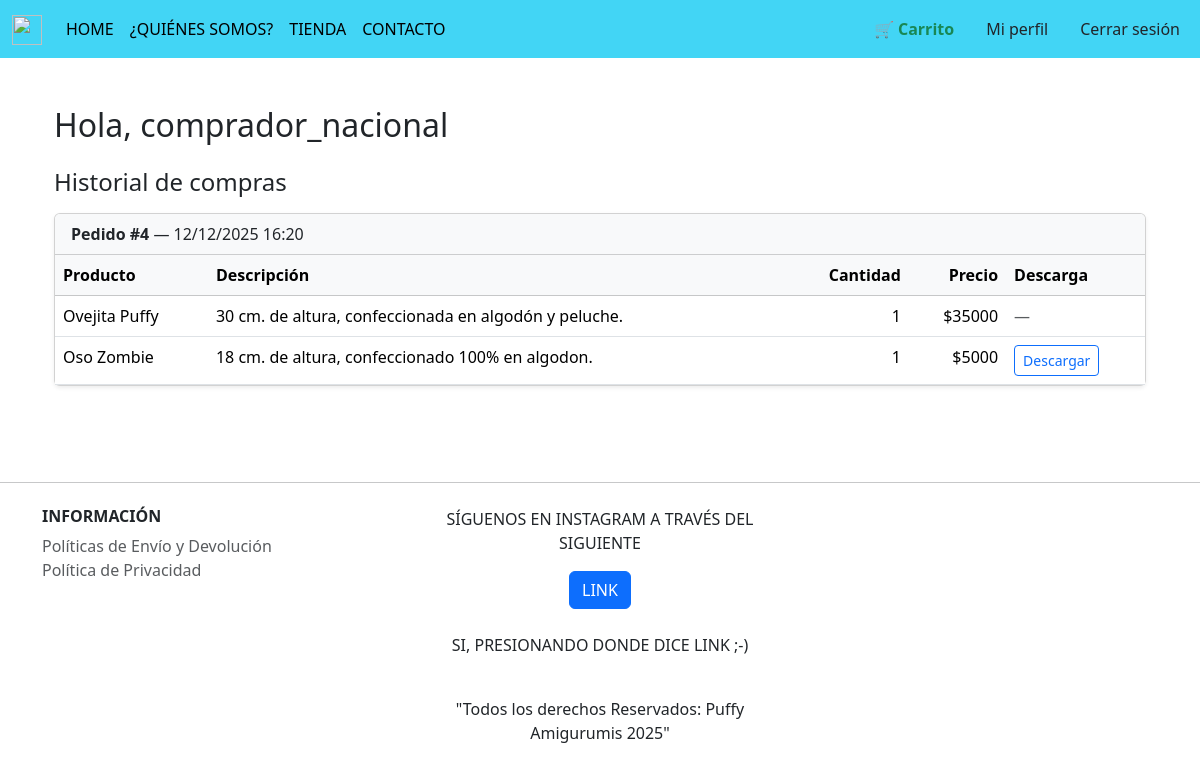
/accounts/perfil/ (signed in), run on the app's committed database.
### market/models.py (models this page shows, shortened)
class Pedido(models.Model):
    usuario = models.ForeignKey(
        User,
        on_delete=models.SET_NULL,
        null=True,
        blank=True,
        related_name='pedidos'
    )
    nombre = models.CharField(max_length=100, blank=True, null=True)
    email = models.EmailField(blank=True, null=True)
    direccion = models.CharField(max_length=255, blank=True, null=True)
    telefono = models.CharField(max_length=20, blank=True, null=True)
    fecha = models.DateTimeField(auto_now_add=True)
    estado = models.BooleanField(default=True, choices=[(True, 'Pendiente'), (False, 'Enviado')])

class DetallePedido(models.Model):
    pedido = models.ForeignKey(Pedido, on_delete=models.CASCADE, related_name='detalles')
    producto = models.ForeignKey(Producto, on_delete=models.CASCADE)
    cantidad = models.PositiveIntegerField(default=1)
    precio = models.DecimalField(max_digits=10, decimal_places=2, null=True)

class Producto(models.Model):
    TIPO_CHOICES = [
        ('fisico', 'Físico'),
        ('digital', 'Digital'),
    ]
    id = models.AutoField(primary_key=True)
    nombre = models.CharField(max_length=100)
    descripcion = models.TextField()
    precio = models.DecimalField(max_digits=10, decimal_places=2)
    stock = models.IntegerField()
    imagen = models.ImageField(upload_to='productos/', blank=True, null=True)
    tipo = models.CharField(max_length=10, choices=TIPO_CHOICES, default='fisico')
    archivo = models.FileField(upload_to='digitales/', blank=True, null=True)

### market/views.py (the view)
# urls.py: path('accounts/perfil/', views.perfil, name='perfil'),
def perfil(request):
    if not request.user.is_authenticated:
        return redirect('login')
    pedidos = Pedido.objects.filter(usuario=request.user).order_by('-fecha')
    return render(request, 'registration/perfil.html', {'pedidos': pedidos})

### market/cart.py (called while the page is built)
    def total_items(self):
        return sum(item['cantidad'] for item in self.cart.values())

### market/context_processors.py (called while the page is built)
def carrito_total(request):
    cart = Cart(request)
    for item in cart.cart.values():
        try:
            item['subtotal'] = float(item['precio']) * int(item['cantidad'])
        except (ValueError, TypeError):
            item['subtotal'] = 0
    return {
        'carro': cart.cart,
        'carrito_total': cart.total_items()
    }

### market/templates/registration/perfil.html (shortened to what this page needs)
{% extends "base.html" %}
{% block contenido %}
<div class="container py-4">
    <h2 class="mb-4">Hola, {{ request.user.username }}</h2>
    <h4 class="mb-3">Historial de compras</h4>
    {% if pedidos %}
        {% for pedido in pedidos %}
            <div class="card mb-4 shadow-sm">
                <div class="card-header bg-light">
                    <strong>Pedido #{{ pedido.id }}</strong> — {{ pedido.fecha|date:"d/m/Y H:i" }}
                </div>
                <div class="card-body p-0">
                    <table class="table mb-0">
                        <thead class="table-light">
                            <tr>
                                <th>Producto</th>
                                <th>Descripción</th>
                                <th class="text-end">Cantidad</th>
                                <th class="text-end">Precio</th>
                                <th>Descarga</th>
                            </tr>
                        </thead>
                        <tbody>
                            {% for detalle in pedido.detalles.all %}
                                <tr>
                                    <td>{{ detalle.producto.nombre }}</td>
                                    <td>{{ detalle.producto.descripcion|truncatechars:80 }}</td>
                                    <td class="text-end">{{ detalle.cantidad }}</td>
                                    <td class="text-end">${{ detalle.producto.precio|floatformat:0 }}</td>
                                    <td>
                                        {% if detalle.producto.tipo == 'digital' and detalle.producto.archivo %}
                                            <a href="{{ detalle.producto.archivo.url }}" class="btn btn-sm btn-outline-primary" download>
                                                Descargar
                                            </a>
                                        {% else %}
                                            <span class="text-muted">—</span>
                                        {% endif %}
                                    </td>
                                </tr>
                            {% endfor %}
                        </tbody>
                    </table>
                </div>
            </div>
        {% endfor %}
    {% else %}
        <div class="alert alert-info">
            Aún no has realizado ninguna compra.
        </div>
    {% endif %}
</div>
{% endblock %}

### data on the page
Pedido: id "4", fecha "12/12/2025 16:20"
DetallePedido: producto.nombre "Ovejita Puffy", producto.descripcion "30 cm. de altura, confeccionada en algodón y peluche.", cantidad "1", producto.precio "35000"
DetallePedido: producto.nombre "Oso Zombie", producto.descripcion "18 cm. de altura, confeccionado 100% en algodon.", cantidad "1", producto.precio "5000"

### other printed values
{{ request.user.username }} "comprador_nacional"
